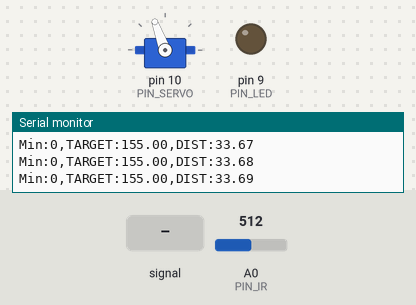
A sketch run on a simulated Arduino Uno, built with avr-gcc and run on an emulated ATmega328P. Shown: servo, output pins drawn as LEDs (lit = HIGH), the last lines printed to the serial monitor. The test bench sets the inputs (shaded band); at power-on: A0 (PIN_IR) = 512.

Above: at 1.2 s.
1.3 s: A0 (PIN_IR) set to 289
3.4 s: A0 (PIN_IR) set to 262
At 4.2 s:
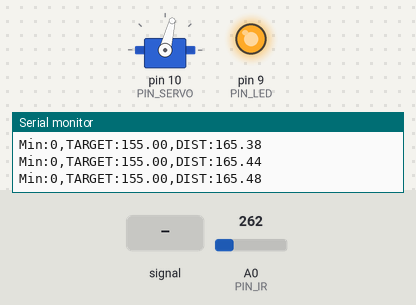
5.1 s: A0 (PIN_IR) fed a 200 Hz sine of ±81 counts around its level
At 6.4 s:
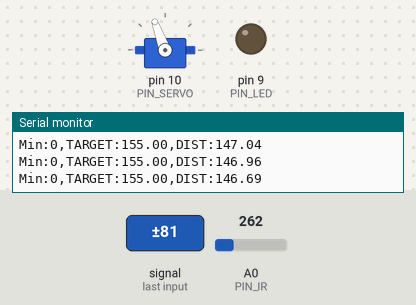
6.7 s: A0 (PIN_IR) set to 145
At 7.3 s:
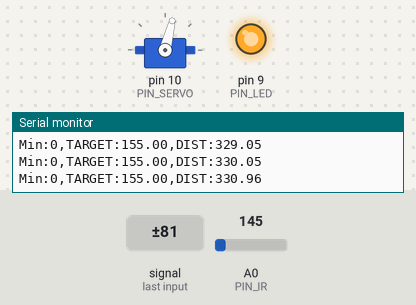
8.2 s: A0 (PIN_IR) set to 306
At 9.0 s:
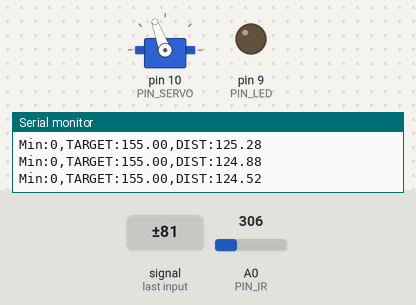
Timing chart, 0 to 11.0 s (numbered marks = the images above; inputs shaded):
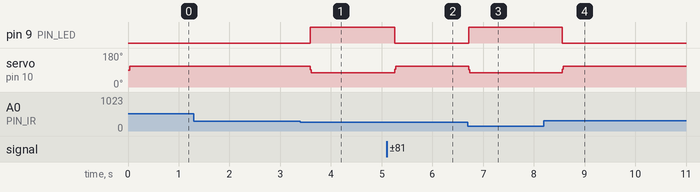

Measured:
- the behaviour switches between 272 and 271 on A0 (PIN_IR) (found by bisection; images 0 and 1)
- after the input at 3.4 s, pin 9 (PIN_LED): LOW → HIGH after 0.20 s; servo on pin 10 (PIN_SERVO): 110° → 76° after 0.20 s
- after the input at 5.1 s, pin 9 (PIN_LED): HIGH → LOW after 0.16 s; servo on pin 10 (PIN_SERVO): 76° → 110° after 0.16 s
- after the input at 6.7 s, pin 9 (PIN_LED): LOW → HIGH at once; servo on pin 10 (PIN_SERVO): 110° → 76° at once
- after the input at 8.2 s, pin 9 (PIN_LED): HIGH → LOW after 0.36 s; servo on pin 10 (PIN_SERVO): 76° → 110° after 0.36 s

The sketch:

22_bbc_20223134.ino
```cpp
#include <Servo.h>

// Arduino pin assignment
#define PIN_LED 9
#define PIN_SERVO 10
#define PIN_IR A0
#define PIN_VAR A3

// Event interval parameters
#define _INTERVAL_DIST    20 // distance sensor interval (unit: ms)
#define _INTERVAL_SERVO   20 // servo interval (unit: ms)
#define _INTERVAL_SERIAL  20 // serial interval (unit: ms)

// EMA filter configuration for the IR distance sensor
#define _EMA_ALPHA 0.9   // EMA weight (range: 0 to 1)
                          // Setting _EMA_ALPHA to 0 effectively disables EMA filter.

// Servo adjustment
#define _DUTY_MAX 2225  // Servo angle: D degree
#define _DUTY_NEU 1500  // Servo angle: 0 degree
#define _DUTY_MIN 775   // Servo angle: E degree
#define _SERVO_ANGLE_DIFF 150 // Replace with |D - E| degree
#define _SERVO_SPEED 1000 // servo speed limit (unit: degree/second)

#define _BANGBANG_RANGE 175

// global variables
float dist_filtered, dist_ema, dist_target; // unit: mm

Servo myservo;

int duty_change_per_interval; // maximum duty difference per interval
int duty_target;    // Target duty
int duty_curr;      // Current duty

unsigned long last_sampling_time_dist;   // unit: msec
unsigned long last_sampling_time_servo;  // unit: msec
unsigned long last_sampling_time_serial; // unit: msec

bool event_dist, event_servo, event_serial; // event triggered?

void setup() {
  // initialize GPIO pins
  pinMode(PIN_LED,OUTPUT);
  myservo.attach(PIN_SERVO);
  duty_target = duty_curr = _DUTY_NEU;

  // convert angular speed into duty change per interval.
  duty_change_per_interval =
    (_DUTY_MAX - _DUTY_MIN) * (_SERVO_SPEED / (float) _SERVO_ANGLE_DIFF) * (_INTERVAL_SERVO / 1000.0);

  // initialize serial port
  Serial.begin(1000000);

  // Set a target distance
  dist_target = 155; // 15.5 cm, the center of the rail
}

void loop() {
  unsigned long time_curr = millis();

  // wait until next event time
  if (time_curr >= (last_sampling_time_dist + _INTERVAL_DIST)) {
        last_sampling_time_dist += _INTERVAL_DIST;
        event_dist = true;
  }
  if (time_curr >= (last_sampling_time_servo + _INTERVAL_SERVO)) {
        last_sampling_time_servo += _INTERVAL_SERVO;
        event_servo = true;
  }
  if (time_curr >= (last_sampling_time_serial + _INTERVAL_SERIAL)) {
        last_sampling_time_serial += _INTERVAL_SERIAL;
        event_serial = true;
  }

  if(event_dist) {
    event_dist = false;

    // get a distance reading from the distance sensor
    dist_filtered = volt_to_distance(ir_sensor_filtered(100, 0.5)); // Replace n with your desired value
    dist_ema = _EMA_ALPHA * dist_ema + (1.0 - _EMA_ALPHA) * dist_filtered;

    // bang bang control
    if(dist_ema < dist_target) { // Replace 1 with a proper test expression using dist_target and dist_ema.
      duty_target = _DUTY_NEU + _BANGBANG_RANGE + 2; // Complete this line using _BANGBANG_RANGE.
      digitalWrite(PIN_LED, 0);
    }
    else {
      duty_target = _DUTY_NEU - _BANGBANG_RANGE; // Complete this line using _BANGBANG_RANGE.
      digitalWrite(PIN_LED, 1);
    }
  }

  if(event_servo) {
    event_servo = false;

    // adjust duty_curr toward duty_target by duty_change_per_interval
    if (duty_target > duty_curr) {
      duty_curr += duty_change_per_interval;
      if (duty_curr > duty_target)
          duty_curr = duty_target;
    } else {
      duty_curr -= duty_change_per_interval;
      if (duty_curr < duty_target)
        duty_curr = duty_target;
    }
    // update servo position
    if(duty_curr > _DUTY_MAX) duty_curr = _DUTY_MAX; // for servo arm protection
    if(duty_curr < _DUTY_MIN) duty_curr = _DUTY_MIN;
    myservo.writeMicroseconds(duty_curr);
  }

  if(event_serial) {
    event_serial = false;
// output the read value to the serial port
    Serial.print("Min:0,TARGET:"); Serial.print(dist_target);
    Serial.print(",DIST:");
    Serial.println(dist_ema);
  }
}

float volt_to_distance(int x)
{
// Replace the below line with the equation obtained from nonlinear regression analysis
  return 634 + -2.15*x -2.23E-04*x*x + 8.22E-06*x*x*x -7.92E-09*x*x*x*x;
}

unsigned int ir_sensor_filtered(unsigned int n, float position)
{
  // Eliminate spiky noise of an IR distance sensor by repeating measurement and taking a middle value
  // n: number of measurement repetition
  // position: the percentile of the sample to be taken (0.0 <= position <= 1.0)

  // The output of Sharp infrared sensor includes lots of spiky noise.
  // To eliminate such a spike, ir_sensor_filtered() performs the following two steps:
  // Step 1. Repeat measurement n times and collect n * position smallest samples, where 0 <= postion <= 1.
  // Step 2. Return the largest sample among the collected ones.

  unsigned int *ir_val, tmp, ret_idx, ret_val;
  unsigned int start_time;

  ret_idx = (unsigned int) ceil(n * position);

  // Step 1. Repeat measurement n times and collect n * position smallest samples.
  // Note: simple implementation requires an array of n elements to store n samples.
  // Instead, we can save memory by allocating an array of (n * position + 1) elements.

  ir_val = (unsigned int*) malloc(sizeof(unsigned int) * (ret_idx + 2));
  ir_val[0] = analogRead(PIN_IR);

  for (int i = 1; i < n; i++) {
    int j;
    if(i < ret_idx + 1) {
      ir_val[i] = analogRead(PIN_IR);
      j = i - 1;
    }
    else {
      ir_val[ret_idx + 1] = analogRead(PIN_IR);
      j = ret_idx;
    }

    for( ; j >= 0; j--) {
      if(ir_val[j] > ir_val[j+1]) {
        tmp = ir_val[j];
        ir_val[j] = ir_val[j+1];
        ir_val[j+1] = tmp;
      }
    }
  }

  // Step 2. Return the largest sample among the collected ones.
  if(position > 0.0) ret_val = ir_val[ret_idx];
  else ret_val = ir_val[0];

  free(ir_val);

  return ret_val;
}
```
